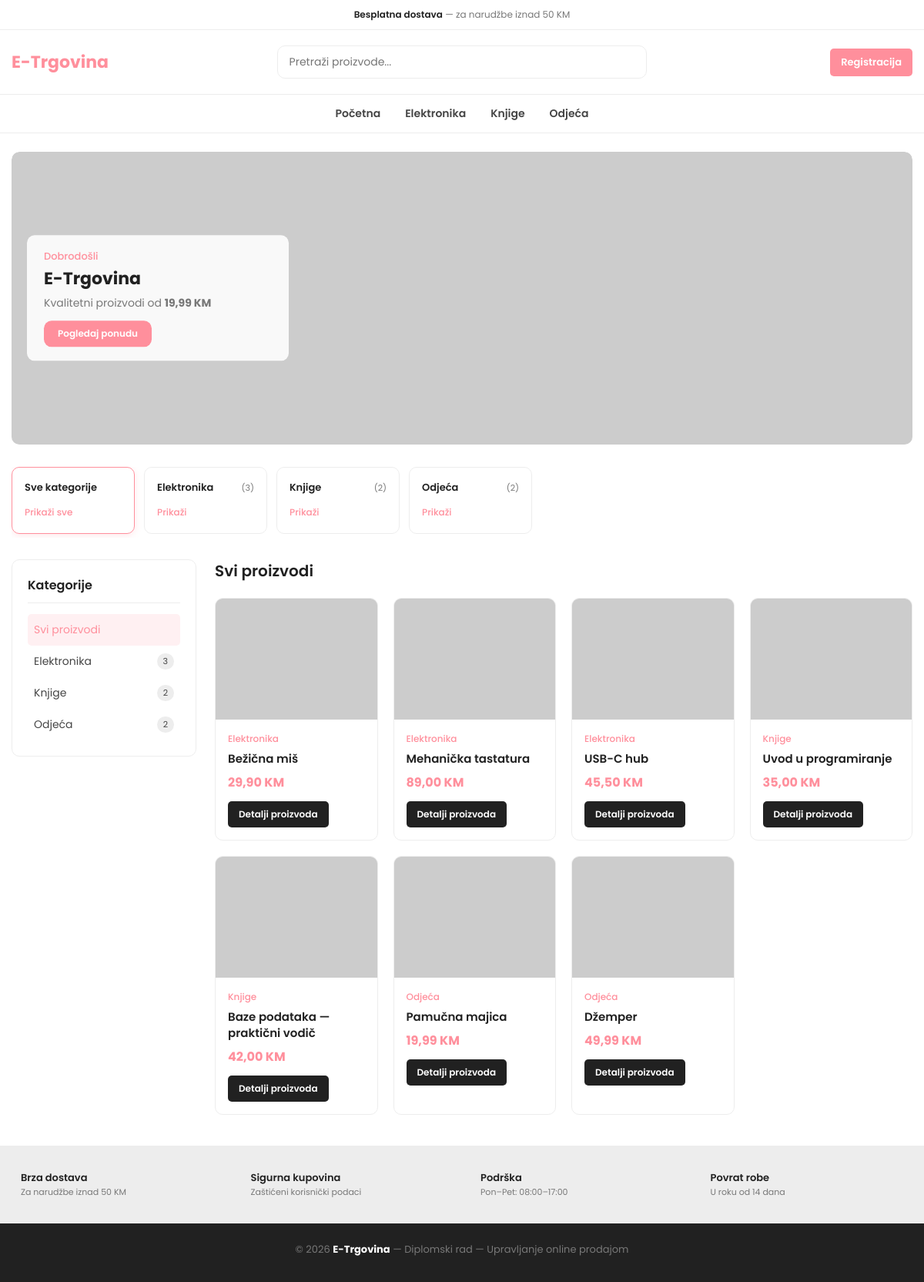
The page / on the database its author committed.
### tables this page shows
CREATE TABLE IF NOT EXISTS categories (
    id INT AUTO_INCREMENT PRIMARY KEY,
    name VARCHAR(100) NOT NULL UNIQUE,
    description TEXT,
    created_at TIMESTAMP DEFAULT CURRENT_TIMESTAMP
);

CREATE TABLE IF NOT EXISTS products (
    id INT AUTO_INCREMENT PRIMARY KEY,
    category_id INT NOT NULL,
    name VARCHAR(150) NOT NULL,
    description TEXT,
    price DECIMAL(10, 2) NOT NULL,
    stock INT NOT NULL DEFAULT 0,
    image VARCHAR(255) DEFAULT NULL,
    created_at TIMESTAMP DEFAULT CURRENT_TIMESTAMP,
    CONSTRAINT fk_products_category
        FOREIGN KEY (category_id) REFERENCES categories(id)
        ON DELETE RESTRICT ON UPDATE CASCADE
);

### includes/functions.php (called while the page is built, shortened)
<?php
function e(string $value): string
{
    return htmlspecialchars($value, ENT_QUOTES, 'UTF-8');
}
function formatPrice(float $price): string
{
    return number_format($price, 2, ',', '.') . ' KM';
}

### includes/auth.php (called while the page is built, shortened)
<?php
function isLoggedIn(): bool
{
    return isset($_SESSION['user_id']);
}

### includes/init.php (called while the page is built, shortened)
<?php
require_once __DIR__ . '/functions.php';
require_once __DIR__ . '/auth.php';
function getDB(): PDO
{
    static $pdo = null;
    if ($pdo === null) {
        $dsn = 'mysql:host=' . DB_HOST . ';dbname=' . DB_NAME . ';charset=' . DB_CHARSET;
        $options = [
            PDO::ATTR_ERRMODE            => PDO::ERRMODE_EXCEPTION,
            PDO::ATTR_DEFAULT_FETCH_MODE => PDO::FETCH_ASSOC,
            PDO::ATTR_EMULATE_PREPARES   => false,
        ];
        $pdo = new PDO($dsn, DB_USER, DB_PASS, $options);
    }
    return $pdo;
}

### index.php (the view, shortened to what this page needs)
<?php
require_once __DIR__ . '/includes/init.php';
$db = getDB();
$categoryId = isset($_GET['category']) ? (int) $_GET['category'] : 0;
$search = trim($_GET['search'] ?? '');
$categories = $db->query(
    'SELECT c.id, c.name, COUNT(p.id) AS product_count
     FROM categories c
     LEFT JOIN products p ON c.id = p.category_id
     GROUP BY c.id
     ORDER BY c.name'
)->fetchAll();
$sql = 'SELECT p.*, c.name AS category_name
        FROM products p
        JOIN categories c ON p.category_id = c.id
        WHERE 1=1';
$params = [];
$sql .= ' ORDER BY p.created_at DESC';
$stmt = $db->prepare($sql);
$stmt->execute($params);
$products = $stmt->fetchAll();
$activeCategoryName = 'Svi proizvodi';
require_once __DIR__ . '/includes/header.php';
?>
<?php if ($categoryId === 0 && $search === ''): ?>
<div class="banner">
    <div class="container">
        <div class="slider-container has-scrollbar">
            <div class="slider-item">
                <img src="https://picsum.photos/seed/etrgovina1/1200/450" alt="Online prodaja" class="banner-img">
                <div class="banner-content">
                    <p class="banner-subtitle">Dobrodošli</p>
                    <h2 class="banner-title">E-Trgovina</h2>
                    <p class="banner-text">Kvalitetni proizvodi od <b>19,99 KM</b></p>
                    <a href="#proizvodi" class="banner-btn">Pogledaj ponudu</a>
                </div>
            </div>
        </div>
    </div>
</div>
<div class="category">
    <div class="container">
        <div class="category-item-container has-scrollbar">
            <a href="<?= BASE_URL ?>/index.php" class="category-item <?= $categoryId === 0 ? 'active' : '' ?>">
                <div class="category-content-box">
                    <div class="category-content-flex">
                        <h3 class="category-item-title">Sve kategorije</h3>
                    </div>
                    <span class="category-btn">Prikaži sve</span>
                </div>
            </a>
            <?php foreach ($categories as $cat): ?>
                <a href="<?= BASE_URL ?>/index.php?category=<?= $cat['id'] ?>"
                   class="category-item <?= $categoryId === (int) $cat['id'] ? 'active' : '' ?>">
                    <div class="category-content-box">
                        <div class="category-content-flex">
                            <h3 class="category-item-title"><?= e($cat['name']) ?></h3>
                            <p class="category-item-amount">(<?= (int) $cat['product_count'] ?>)</p>
                        </div>
                        <span class="category-btn">Prikaži</span>
                    </div>
                </a>
            <?php endforeach; ?>
        </div>
    </div>
</div>
<?php endif; ?>
<div class="product-container" id="proizvodi">
    <div class="container">
        <div class="catalog-layout">
            <aside class="catalog-sidebar">
                <div class="sidebar-category-box">
                    <h2 class="sidebar-title">Kategorije</h2>
                    <ul class="sidebar-category-list">
                        <li>
                            <a href="<?= BASE_URL ?>/index.php"
                               class="sidebar-link <?= $categoryId === 0 ? 'active' : '' ?>">Svi proizvodi</a>
                        </li>
                        <?php foreach ($categories as $cat): ?>
                            <li>
                                <a href="<?= BASE_URL ?>/index.php?category=<?= $cat['id'] ?>"
                                   class="sidebar-link <?= $categoryId === (int) $cat['id'] ? 'active' : '' ?>">
                                    <?= e($cat['name']) ?>
                                    <span class="sidebar-count"><?= (int) $cat['product_count'] ?></span>
                                </a>
                            </li>
                        <?php endforeach; ?>
                    </ul>
                </div>
            </aside>
            <div class="product-box">
                <div class="product-main">
                    <h2 class="title"><?= e($activeCategoryName) ?></h2>
                    <?php if (empty($products)): ?>
                        <div class="empty-state">
                            <p>Nema proizvoda za prikaz.</p>
                            <a href="<?= BASE_URL ?>/index.php" class="btn btn-primary">Prikaži sve proizvode</a>
                        </div>
                    <?php else: ?>
                        <div class="product-grid">
                            <?php foreach ($products as $product): ?>
                                <div class="showcase">
                                    <div class="showcase-banner">
                                        <a href="<?= BASE_URL ?>/product.php?id=<?= $product['id'] ?>">
                                            <?php if (!empty($product['image'])): ?>
                                                <img src="<?= e($product['image']) ?>"
                                                     alt="<?= e($product['name']) ?>"
                                                     class="product-img default" loading="lazy">
                                            <?php else: ?>
                                                <div class="product-img-placeholder">Nema slike</div>
                                            <?php endif; ?>
                                        </a>
                                    </div>
                                    <div class="showcase-content">
                                        <a href="<?= BASE_URL ?>/index.php?category=<?= $product['category_id'] ?>"
                                           class="showcase-category"><?= e($product['category_name']) ?></a>
                                        <a href="<?= BASE_URL ?>/product.php?id=<?= $product['id'] ?>">
                                            <h3 class="showcase-title"><?= e($product['name']) ?></h3>
                                        </a>
                                        <div class="price-box">
                                            <p class="price"><?= formatPrice((float) $product['price']) ?></p>
                                        </div>
                                        <a href="<?= BASE_URL ?>/product.php?id=<?= $product['id'] ?>"
                                           class="btn-product-detail">Detalji proizvoda</a>
                                    </div>
                                </div>
                            <?php endforeach; ?>
                        </div>
                    <?php endif; ?>
                </div>
            </div>
        </div>
    </div>
</div>
<?php require_once __DIR__ . '/includes/footer.php'; ?>

### includes/header.php (shortened to what this page needs)
<?php
$bodyClass = $bodyClass ?? '';
$cartCount = isLoggedIn() && !isAdmin() ? getCartCount(currentUserId()) : 0;
$searchQuery = trim($_GET['search'] ?? '');
$navCategories = getDB()->query(
    'SELECT c.id, c.name, COUNT(p.id) AS product_count
     FROM categories c
     LEFT JOIN products p ON c.id = p.category_id
     GROUP BY c.id
     ORDER BY c.name'
)->fetchAll();
$activeCategoryId = isset($_GET['category']) ? (int) $_GET['category'] : 0;
?>
<!DOCTYPE html>
<html lang="bs">
<head>
    <link rel="stylesheet" href="<?= BASE_URL ?>/assets/css/style.css">
</head>
<body class="<?= e($bodyClass) ?>">
<header>
    <div class="header-top">
        <div class="container">
            <p class="header-alert-news">
                <b>Besplatna dostava</b> — za narudžbe iznad 50 KM
            </p>
        </div>
    </div>
    <div class="header-main">
        <div class="container">
            <a href="<?= BASE_URL ?>/index.php" class="header-logo">
                <span class="logo-text">E-Trgovina</span>
            </a>
            <form method="get" action="<?= BASE_URL ?>/index.php" class="header-search-container">
                <input type="search" name="search" class="search-field"
                       placeholder="Pretraži proizvode..."
                       value="<?= e($searchQuery) ?>">
                <button type="submit" class="search-btn" aria-label="Pretraži">
                </button>
            </form>
            <div class="header-user-actions">
                <?php if (isLoggedIn()): ?>
                    <a href="<?= isAdmin() ? BASE_URL . '/admin/index.php' : BASE_URL . '/orders/history.php' ?>"
                       class="action-btn" title="<?= isAdmin() ? 'Admin panel' : 'Narudžbe' ?>">
                        <ion-icon name="person-outline"></ion-icon>
                    </a>
                    <?php if (!isAdmin()): ?>
                        <a href="<?= BASE_URL ?>/cart/index.php" class="action-btn" title="Korpa">
                            <ion-icon name="bag-handle-outline"></ion-icon>
                            <?php if ($cartCount > 0): ?>
                                <span class="count"><?= $cartCount ?></span>
                            <?php endif; ?>
                        </a>
                    <?php endif; ?>
                    <a href="<?= BASE_URL ?>/auth/logout.php" class="action-btn" title="Odjava">
                        <ion-icon name="log-out-outline"></ion-icon>
                    </a>
                <?php else: ?>
                    <a href="<?= BASE_URL ?>/auth/login.php" class="action-btn" title="Prijava">
                    </a>
                    <a href="<?= BASE_URL ?>/auth/register.php" class="btn-header-register">Registracija</a>
                <?php endif; ?>
            </div>
        </div>
    </div>
    <nav class="desktop-navigation-menu">
        <div class="container">
            <ul class="desktop-menu-category-list">
                <li class="menu-category">
                    <a href="<?= BASE_URL ?>/index.php" class="menu-title">Početna</a>
                </li>
                <?php foreach ($navCategories as $cat): ?>
                    <li class="menu-category">
                        <a href="<?= BASE_URL ?>/index.php?category=<?= $cat['id'] ?>"
                           class="menu-title <?= $activeCategoryId === (int) $cat['id'] ? 'active' : '' ?>">
                            <?= e($cat['name']) ?>
                        </a>
                    </li>
                <?php endforeach; ?>
            </ul>
        </div>
    </nav>
</header>
<main class="main-wrapper">

### includes/footer.php (shortened to what this page needs)
</main>
<footer>
    <div class="service-section">
        <div class="container">
            <div class="service-container">
                <div class="service-item">
                    <div class="service-content">
                        <h3 class="service-title">Brza dostava</h3>
                        <p class="service-desc">Za narudžbe iznad 50 KM</p>
                    </div>
                </div>
                <div class="service-item">
                    <div class="service-content">
                        <h3 class="service-title">Sigurna kupovina</h3>
                        <p class="service-desc">Zaštićeni korisnički podaci</p>
                    </div>
                </div>
                <div class="service-item">
                    <div class="service-content">
                        <h3 class="service-title">Podrška</h3>
                        <p class="service-desc">Pon–Pet: 08:00–17:00</p>
                    </div>
                </div>
                <div class="service-item">
                    <div class="service-content">
                        <h3 class="service-title">Povrat robe</h3>
                        <p class="service-desc">U roku od 14 dana</p>
                    </div>
                </div>
            </div>
        </div>
    </div>
    <div class="footer-bottom">
        <div class="container">
            <p class="copyright">
                &copy; <?= date('Y') ?> <strong>E-Trgovina</strong> — Diplomski rad — Upravljanje online prodajom
            </p>
        </div>
    </div>
</footer>
</body>
</html>

### rows shown on the page
categories: name "Elektronika", product_count "3"
categories: name "Knjige", product_count "2"
categories: name "Odjeća", product_count "2"
products: category.name "Elektronika", name "Bežična miš", price "29,90 KM"
products: category.name "Elektronika", name "Mehanička tastatura", price "89,00 KM"
products: category.name "Elektronika", name "USB-C hub", price "45,50 KM"
products: category.name "Knjige", name "Uvod u programiranje", price "35,00 KM"
products: category.name "Knjige", name "Baze podataka — praktični vodič", price "42,00 KM"
products: category.name "Odjeća", name "Pamučna majica", price "19,99 KM"
products: category.name "Odjeća", name "Džemper", price "49,99 KM"

### other values the page prints
$activeCategoryName "Svi proizvodi"
